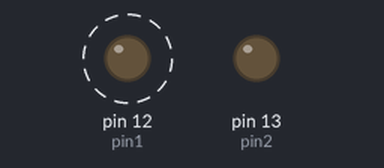
This sketch was run on a simulated Arduino Uno, built with avr-gcc and run on an emulated ATmega328P. Shown: output pins drawn as LEDs (lit = HIGH). Dashed ring = blinking.

Above: at 0.2 s.
At 2.2 s:
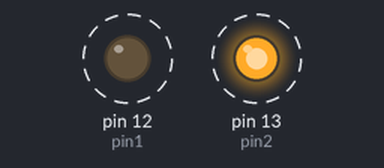
Timing chart, 0 to 3.0 s (numbered marks = the images above):
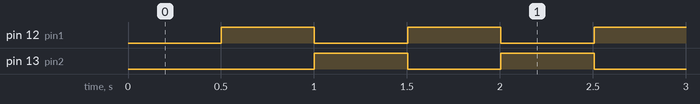

Measured:
- by itself, pin 12 (pin1), pin 13 (pin2): alternates HIGH for 0.50 s and LOW for 0.50 s

The sketch:

Alternate_Blinks.ino
```cpp
/* Alternate_Blinks

 * DigitalWrite

 Alternatively blinks two LEDs that are connected to digital ouput pins. They alternation
 occurs every 0.5 sec. Note that this alternation is coded without the use of a delay()
 function, so other code can run simulatneously without being interrupted by the LED code.

 Test circuit:
 LEDs attached from pin 12 and from pin 13 to ground.

 Adi, 2012
 */

// pin numbers
const int pin1 =  12;
const int pin2 =  13;

// instant variables
int state = LOW;                // used to set the 2 LEDs' state
long previousMillis = 0;        // will store last time LED was updated
long interval = 500;            // alternation cycle in milliseconds

void setup() {
  // initializing digital pins as output:
  pinMode(pin1, OUTPUT);
  pinMode(pin2, OUTPUT);
}

void loop(){

  // returns time since circuit started
  unsigned long currentMillis = millis();

  // check to see if it is time to blink the LED
  if(currentMillis - previousMillis > interval) {
    // save the last time LED was blinked
    previousMillis = currentMillis;

    // reverses state variable
    if (state == LOW)
      state = HIGH;
    else
      state = LOW;

    // reverses signal for both LEDs by setting to state and !state.
    digitalWrite(pin1, state);
    digitalWrite(pin2, !state);
  }
}
```
